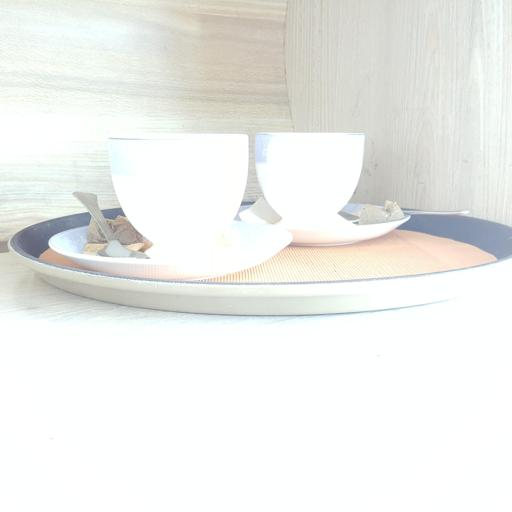
#> input picture Sampel image inputs/Images (1).jpg, 512 x 512 px
$ python -i inference.py   (imports and definitions only)   (older library calls are emulated)
#> lines starting #> are read from the running program, lines starting #| are printed output that depends on the picture
import json
import numpy as np
import cv2
import onnxruntime as ort
from pathlib import Path

ARTIFACTS_DIR = Path(__file__).parent.parent / "artifacts"
ONNX_PATH = ARTIFACTS_DIR / "quality_model.onnx"
CONFIG_PATH = ARTIFACTS_DIR / "config.json"


class QualityPredictor:
    def __init__(self):
        with open(CONFIG_PATH) as f:
            self.config = json.load(f)

        self.img_size = self.config["input_resolution"]
        self.norm_mean = np.array(self.config["normalization"]["mean"], dtype=np.float32)
        self.norm_std = np.array(self.config["normalization"]["std"], dtype=np.float32)
        self.thresholds = self.config["issue_thresholds"]

        self.session = ort.InferenceSession(str(ONNX_PATH))
        print(f"Model loaded — inputs: {[i.name for i in self.session.get_inputs()]}")

    # ---- classical CV features (must match training exactly) ----
    # [86 lines left out: functions _laplacian_variance, _mean_luminance, _noise_std, _extract_cv_features, _severity, _build_issues and 2 more, not called in this run]


# Singleton — loaded once at server startup, reused across requests
# [1 line that did not run here, left out]

>>> import cv2
>>> picture = cv2.imread('../../Sampel image inputs/Images (1).jpg', cv2.IMREAD_GRAYSCALE)
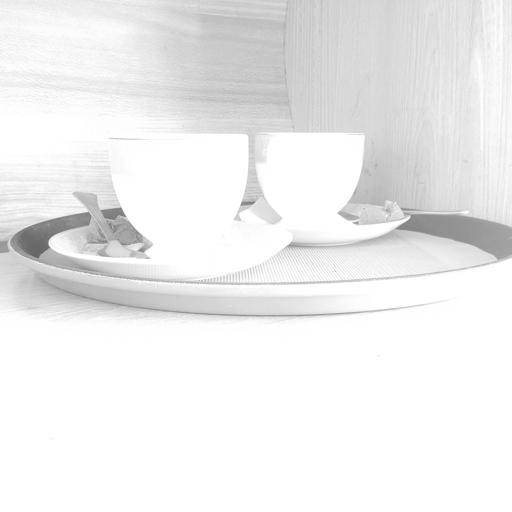
#> picture: shape (512, 512); min 92, max 255, mean 238.1
#> (the run stopped early here; a loop or call above may not have finished)

$ run again, on Sampel image inputs/Images (10080).jpg
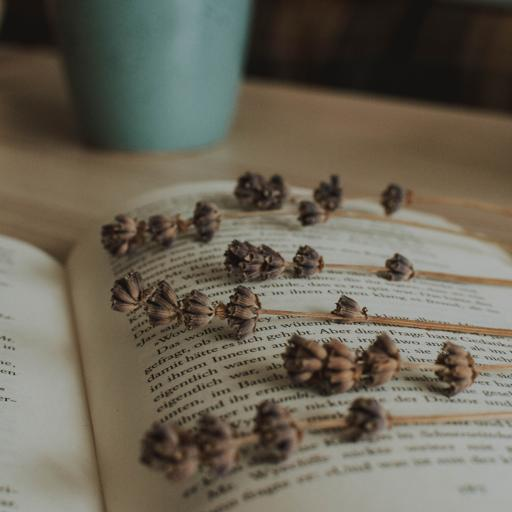
#> input picture Sampel image inputs/Images (10080).jpg, 512 x 512 px
#> `picture = cv2.imread('../../Sampel image inputs/Images (1).jpg', cv2.I..`:
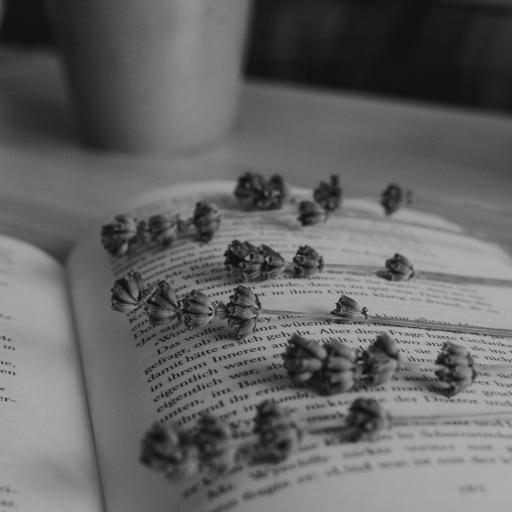
#> picture: shape (512, 512); min 2, max 195, mean 100.8

$ run again, on Sampel image inputs/Images (410).jpg
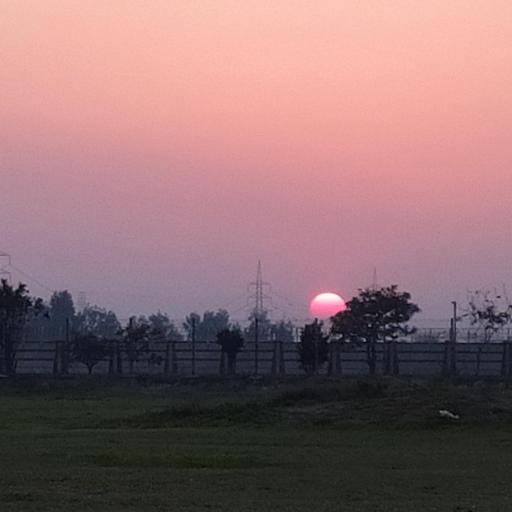
#> input picture Sampel image inputs/Images (410).jpg, 512 x 512 px
#> `picture = cv2.imread('../../Sampel image inputs/Images (1).jpg', cv2.I..`:
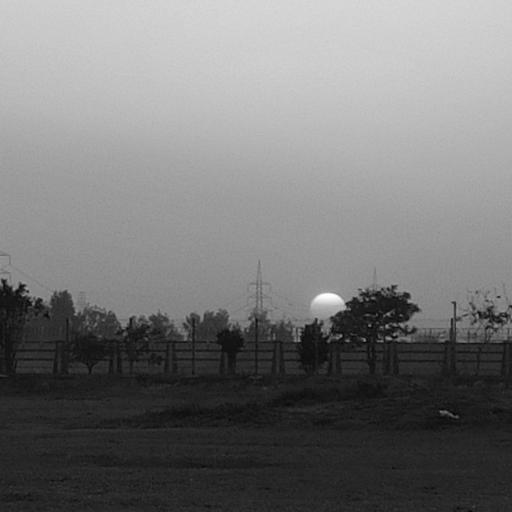
#> picture: shape (512, 512); min 1, max 255, mean 119.3
